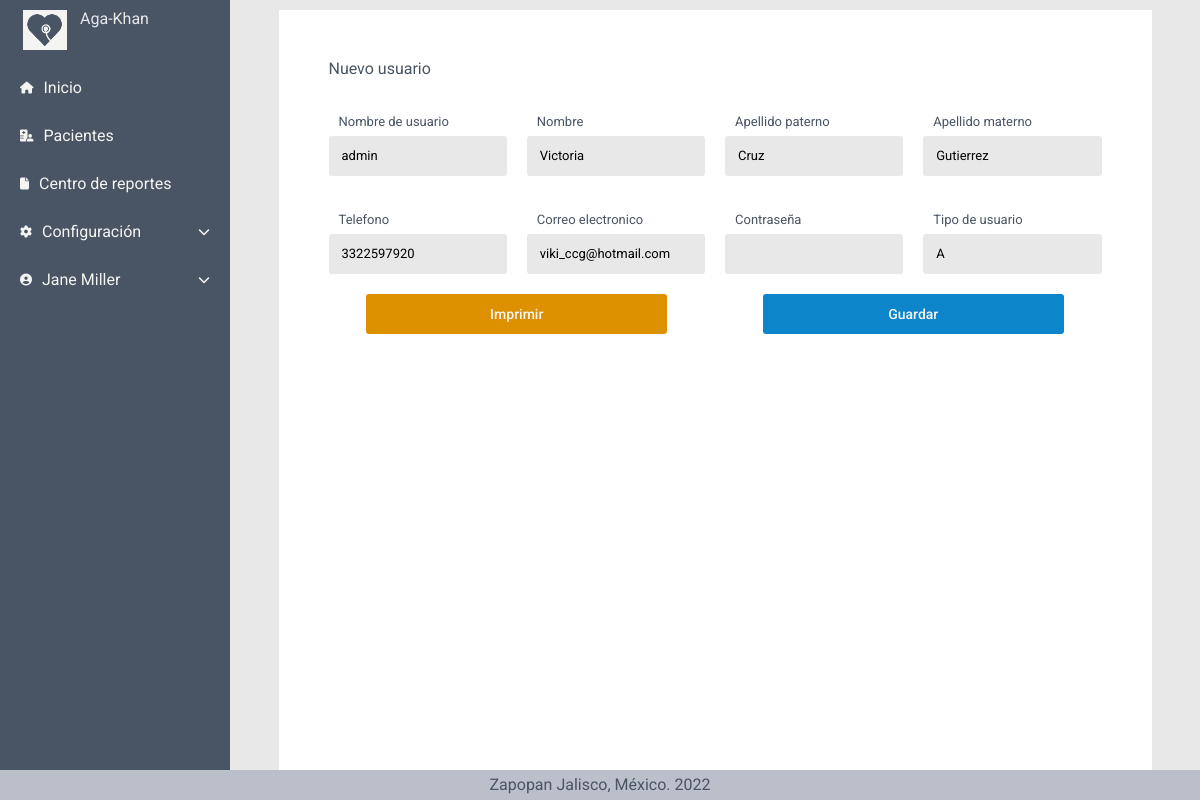
The page /usuarios-nuevo.php?id=admin (signed in) on the database its author committed.
### tables this page shows
create table usuario ( username varchar(20) primary key not null, nombre varchar(45), apellidoPaterno varchar(45), apellidoMaterno varchar(45), 
telefono varchar(45), correo varchar(45), contrasena varchar(45), tipoUsuario char(1));

### models/usuario.php (called while the page is built, shortened)
<?php
class usuario{
    var $username;
    function buscarDatos(){
        include_once("./php/conexion.php");
        $query="SELECT * FROM usuario WHERE username='$this->username'; ";
        $stmt = $dbh->prepare($query);
        $stmt->execute();
          while( $datos = $stmt->fetch(PDO::FETCH_ASSOC) ){
              $this->username = $datos["username"];
              $this->nombre = $datos["nombre"];
              $this->apellidoPaterno = $datos["apellidoPaterno"];
              $this->apellidoMaterno = $datos["apellidoMaterno"];
              $this->telefono = $datos["telefono"];
              $this->correo = $datos["correo"];
              $this->tipoUsuario = $datos["tipoUsuario"];
          }
          return $this;
    }
}
?>

### usuarios-nuevo.php (the view, shortened to what this page needs)
<?php
$oU=null;
if(isset($_REQUEST["id"])){
include_once("./models/usuario.php");
$oU=new usuario();
$oU->username= $_REQUEST["id"];
$oU->buscarDatos();
}
?>
<!DOCTYPE html>
<html lang="en">
<head>
    <link rel="stylesheet" href="./css/estilos-pacientes.css">
</head>
<body>
    <div class="contenedor">
        <?php require("./layout/menu.php"); ?>
        <form class="content-general" action="./controller/nuevo-usuario.php" method="POST">
            <label class="formulario_grupo span-4">Nuevo usuario</label>
            <div class="formulario_grupo">
                <label class="form_label" for="username-usuario">Nombre de usuario</label>
                <input class="form_input" type="text" id="username-usuario" name="username-usuario" value="<?php echo $oU==null? "": $oU->username; ?>">
                    </div>
                    <div class=" formulario_grupo">
                <label class="form_label" for="nombre-usuario">Nombre</label>
                <input class="form_input" type="text" id="nombre-usuario" name="nombre-usuario" value="<?php echo $oU==null? "": $oU->nombre; ?>">
            </div>
            <div class="formulario_grupo">
                <label class="form_label" for="apellidoPaterno-usuario">Apellido paterno</label>
                <input class="form_input" type="text" id="apellidoPaterno-usuario" name="apellidoPaterno-usuario" value="<?php echo $oU==null? "": $oU->apellidoPaterno; ?>">
            </div>
            <div class="formulario_grupo">
                <label class="form_label" for="apellidoMaterno-usuario">Apellido materno</label>
                <input class="form_input" type="text" id="apellidoMaterno-usuario" name="apellidoMaterno-usuario" value="<?php echo $oU==null? "": $oU->apellidoMaterno; ?>">
            </div>
            <div class="formulario_grupo">
                <label class="form_label" for="telefono-usuario">Telefono</label>
                <input class="form_input" type="text" id="telefono-usuario" name="telefono-usuario" value="<?php echo $oU==null? "": $oU->telefono; ?>">
            </div>
            <div class="formulario_grupo">
                <label class="form_label" for="correo-usuario">Correo electronico</label>
                <input class="form_input" type="text" id="correo-usuario" name="correo-usuario" value="<?php echo $oU==null? "": $oU->correo; ?>">
            </div>
            <div class="formulario_grupo">
                <label class="form_label" for="contrasena-usuario">Contraseña</label>
                <input class="form_input" type="text" id="contrasena-usuario" name="contrasena-usuario">
            </div>
            <div class="formulario_grupo">
                <label class="form_label" for="tipo-usuario">Tipo de usuario</label>
                <input class="form_input" type="text" id="tipo-usuario" name="tipo-usuario" value="<?php echo $oU==null? "": $oU->tipoUsuario; ?>">
            </div>
            <button class="input_submit boton amarillo span-2">Imprimir</button>
            <input class="input_submit boton azul span-2" type="submit" value="Guardar">
        </form>
        <?php require("./layout/footer.php"); ?>
    </div>
</body>
</html>

### css/estilos-pacientes.css (style rules this page uses)
html { scroll-behavior: smooth; }
.input_submit { justify-self: center; }

### css/estilos.css (style rules this page uses)
* { margin:0; padding:0; box-sizing: border-box; }
body { line-height: 18px; font-family: 'Roboto', sans-serif; font-weight: 400; }
.content-general { display: grid; grid-auto-rows: minmax(min-content, max-content); grid-template-columns:1fr 1fr 1fr 1fr; grid-gap:20px; justify-self: center; }
.contenedor, .contenedor-no { font-size: 16px; color: #495464; background: #E8E8E8; }
.contenedor .contenido, .content-pacientes, .content-general, .contenedor-no .contenido { width:90%; max-width: 1400px; }
.contenedor .content-general { margin-top: 10px; background: rgb(255, 255, 255); display: grid; padding:50px; }
.form_input { width:100%; background: #E8E8E8; border:3px solid transparent; border-radius:3px ; height: 40px; line-height: 40px; padding: 0 2px 0 10px; transition: .3s ease all; font-size: 13px; font-family: 'Roboto', sans-serif; }
.form_label { display: block; padding-bottom:5px; padding-top:15px; padding-left: 10px; cursor:pointer; font-size: 13px; }
.boton { height:35px; line-height: 35px; width:80%; color: #F4F4F2; border: none; font-weight: 500; cursor: pointer; transition: .1s ease all; border-radius: 3px; font-family: 'Roboto', sans-serif; font-size: 14px; height: 40px; }
.azul { background: #0d85ca; }
.amarillo { background: #dd9000; }
.span-2 { grid-column: span 2; }
.span-4 { grid-column: span 4; }

### css/grid.css (style rules this page uses)
.contenedor { min-height: 100vh; display:grid; grid-template-columns: 230px 1fr; grid-template-rows: 1fr 30px; grid-template-areas: "navI content" "footer footer"; }

### rows shown on the page
usuario: username-usuario "admin", nombre-usuario "Victoria", apellidoPaterno-usuario "Cruz", apellidoMaterno-usuario "Gutierrez", telefono-usuario "3322597920", correo-usuario "viki_ccg@hotmail.com", tipo-usuario "A"

### other values the page prints
$_SESSION['nombre'] "Jane"
$_SESSION['apellidoPaterno'] "Miller"
